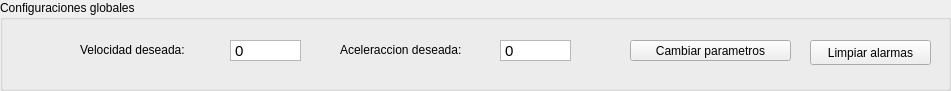
    <widget class="QGroupBox" name="groupBox_14">
     <property name="geometry">
      <rect>
       <x>50</x>
       <y>20</y>
       <width>951</width>
       <height>91</height>
      </rect>
     </property>
     <property name="title">
      <string>Configuraciones globales</string>
     </property>
     <widget class="QLabel" name="label_43">
      <property name="geometry">
       <rect>
        <x>80</x>
        <y>40</y>
        <width>151</width>
        <height>20</height>
       </rect>
      </property>
      <property name="text">
       <string>Velocidad deseada:</string>
      </property>
     </widget>
     <widget class="QLabel" name="label_44">
      <property name="geometry">
       <rect>
        <x>340</x>
        <y>40</y>
        <width>151</width>
        <height>20</height>
       </rect>
      </property>
      <property name="text">
       <string>Aceleraccion deseada:</string>
      </property>
     </widget>
     <widget class="QPushButton" name="ClcAlarmGeneral">
      <property name="geometry">
       <rect>
        <x>810</x>
        <y>40</y>
        <width>121</width>
        <height>25</height>
       </rect>
      </property>
      <property name="text">
       <string>Limpiar alarmas</string>
      </property>
     </widget>
     <widget class="QPushButton" name="ChgValGeneral">
      <property name="geometry">
       <rect>
        <x>630</x>
        <y>40</y>
        <width>161</width>
        <height>21</height>
       </rect>
      </property>
      <property name="text">
       <string>Cambiar parametros</string>
      </property>
     </widget>
     <widget class="QTextEdit" name="VelGeneralValue">
      <property name="geometry">
       <rect>
        <x>230</x>
        <y>40</y>
        <width>71</width>
        <height>21</height>
       </rect>
      </property>
      <property name="verticalScrollBarPolicy">
       <enum>Qt::ScrollBarAlwaysOff</enum>
      </property>
      <property name="horizontalScrollBarPolicy">
       <enum>Qt::ScrollBarAlwaysOff</enum>
      </property>
      <property name="undoRedoEnabled">
       <bool>true</bool>
      </property>
      <property name="readOnly">
       <bool>false</bool>
      </property>
      <property name="html">
       <string>&lt;!DOCTYPE HTML PUBLIC &quot;-//W3C//DTD HTML 4.0//EN&quot; &quot;http://www.w3.org/TR/REC-html40/strict.dtd&quot;&gt;
&lt;html&gt;&lt;head&gt;&lt;meta name=&quot;qrichtext&quot; content=&quot;1&quot; /&gt;&lt;style type=&quot;text/css&quot;&gt;
p, li { white-space: pre-wrap; }
&lt;/style&gt;&lt;/head&gt;&lt;body style=&quot; font-family:'Ubuntu'; font-size:11pt; font-weight:400; font-style:normal;&quot;&gt;
&lt;p style=&quot; margin-top:0px; margin-bottom:0px; margin-left:0px; margin-right:0px; -qt-block-indent:0; text-indent:0px;&quot;&gt;0&lt;/p&gt;&lt;/body&gt;&lt;/html&gt;</string>
      </property>
      <property name="tabStopDistance">
       <double>79.000000000000000</double>
      </property>
      <property name="textInteractionFlags">
       <set>Qt::TextEditorInteraction</set>
      </property>
      <property name="placeholderText">
       <string/>
      </property>
     </widget>
     <widget class="QTextEdit" name="AcelGeneralValue">
      <property name="geometry">
       <rect>
        <x>500</x>
        <y>40</y>
        <width>71</width>
        <height>21</height>
       </rect>
      </property>
      <property name="verticalScrollBarPolicy">
       <enum>Qt::ScrollBarAlwaysOff</enum>
      </property>
      <property name="horizontalScrollBarPolicy">
       <enum>Qt::ScrollBarAlwaysOff</enum>
      </property>
      <property name="undoRedoEnabled">
       <bool>true</bool>
      </property>
      <property name="readOnly">
       <bool>false</bool>
      </property>
      <property name="html">
       <string>&lt;!DOCTYPE HTML PUBLIC &quot;-//W3C//DTD HTML 4.0//EN&quot; &quot;http://www.w3.org/TR/REC-html40/strict.dtd&quot;&gt;
&lt;html&gt;&lt;head&gt;&lt;meta name=&quot;qrichtext&quot; content=&quot;1&quot; /&gt;&lt;style type=&quot;text/css&quot;&gt;
p, li { white-space: pre-wrap; }
&lt;/style&gt;&lt;/head&gt;&lt;body style=&quot; font-family:'Ubuntu'; font-size:11pt; font-weight:400; font-style:normal;&quot;&gt;
&lt;p style=&quot; margin-top:0px; margin-bottom:0px; margin-left:0px; margin-right:0px; -qt-block-indent:0; text-indent:0px;&quot;&gt;0&lt;/p&gt;&lt;/body&gt;&lt;/html&gt;</string>
      </property>
      <property name="tabStopDistance">
       <double>79.000000000000000</double>
      </property>
      <property name="textInteractionFlags">
       <set>Qt::TextEditorInteraction</set>
      </property>
      <property name="placeholderText">
       <string/>
      </property>
     </widget>
    </widget>
